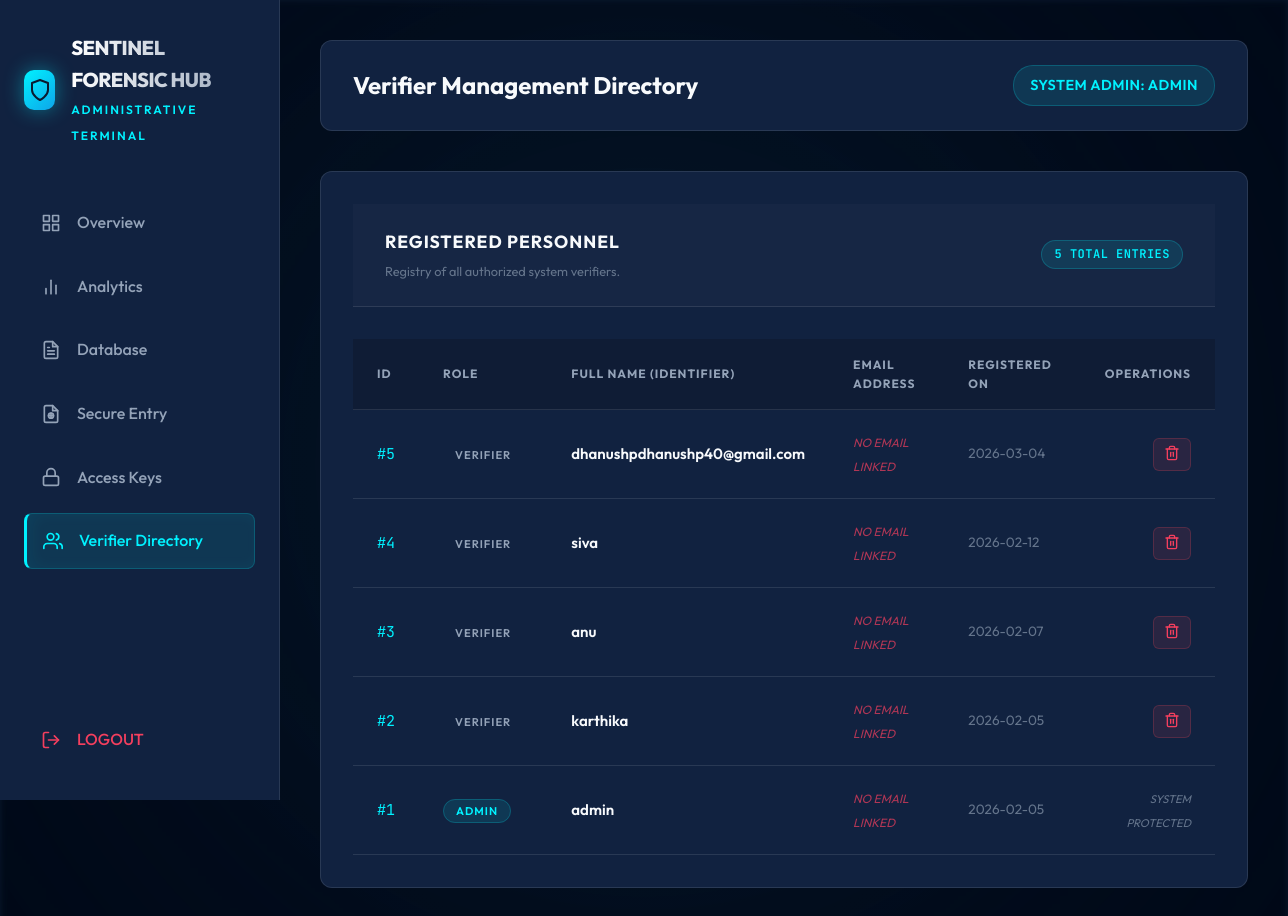
The app's page /admin/users (signed in), older data.
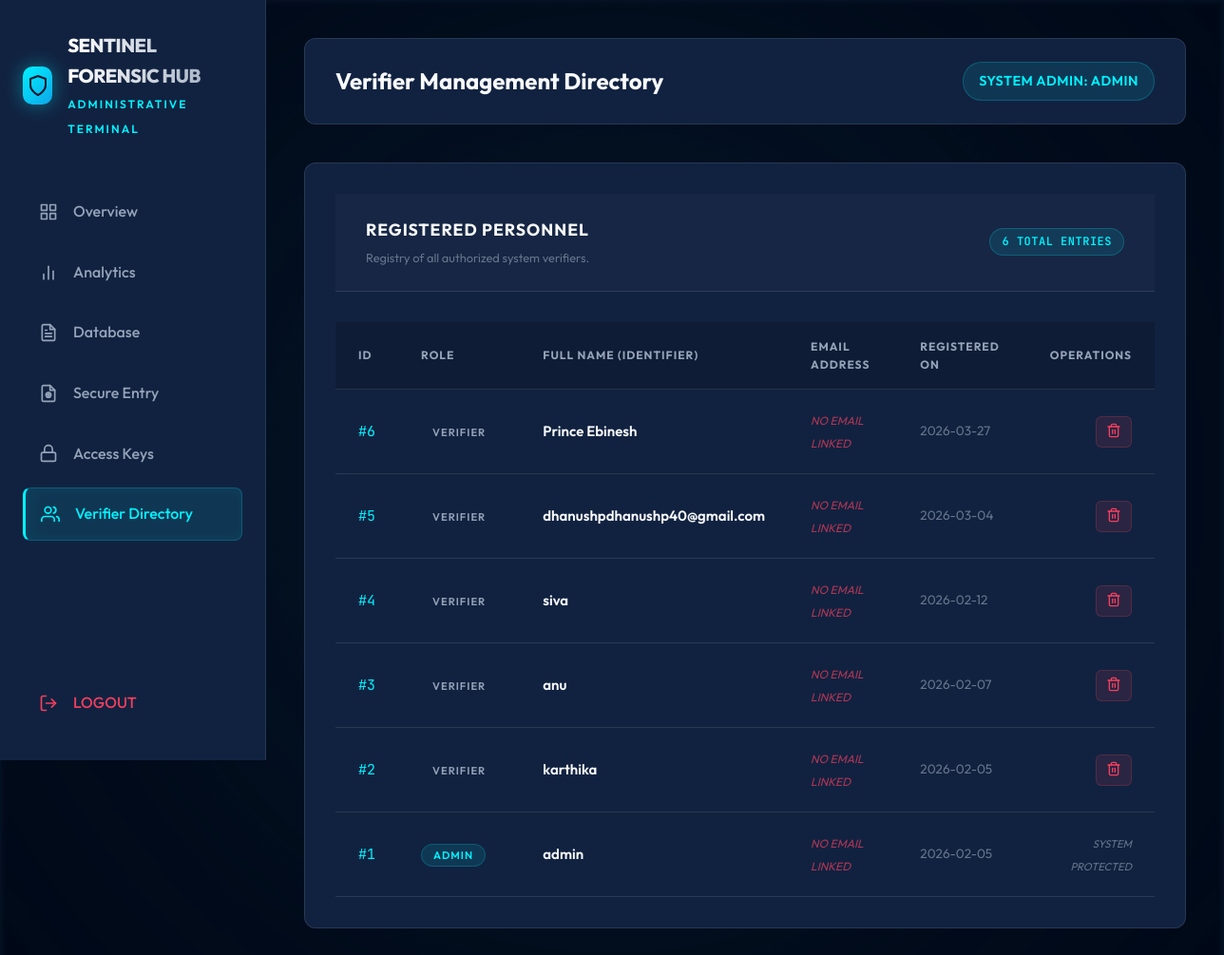
The same page, newer data.
### tables this page shows
CREATE TABLE users (
        id INTEGER PRIMARY KEY AUTOINCREMENT,
        role TEXT,
        username TEXT UNIQUE,
        password_dna TEXT,
        password_hash TEXT,
        created_at TEXT
    );

### app.py (the view)
@app.route("/admin/users")
def admin_users():
    if not require_admin():
        return redirect(url_for("login_admin"))
    conn = get_conn()
    cur = conn.cursor()
    cur.execute("SELECT id, role, username, email, created_at FROM users ORDER BY id DESC")
    users = cur.fetchall()
    conn.close()
    return render_template("admin_users.html", users=users)

### app.py (called while the page is built)
def get_conn():
    conn = sqlite3.connect(DB_PATH)
    conn.row_factory = sqlite3.Row
    return conn

def require_admin():
    if "admin" not in session:
        flash("Admin login required", "error")
        return False
    return True

### templates/admin_users.html (shortened to what this page needs)
{% extends "admin_layout.html" %}
{% block page_title %}Verifier Management Directory{% endblock %}
{% block content %}
<div class="card" style="background: var(--bg-dark-secondary); border: 1px solid var(--glass-border); border-radius: var(--radius-md); overflow: hidden;">
    <div class="card-header" style="padding: 1.5rem 2rem; border-bottom: 1px solid var(--glass-border); display: flex; justify-content: space-between; align-items: center; background: rgba(255,255,255,0.02);">
        <div>
            <h3 style="color: var(--text-primary); margin: 0; font-size: 1.1rem; letter-spacing: 1px;">REGISTERED PERSONNEL</h3>
            <p style="color: var(--text-muted); font-size: 0.8rem; margin-top: 5px;">Registry of all authorized system verifiers.</p>
        </div>
        <div class="badge badge-cyan" style="font-family: 'JetBrains Mono';">{{ users|length }} TOTAL ENTRIES</div>
    </div>
    <div class="table-responsive">
        <table class="table">
            <thead>
                <tr>
                    <th>ID</th>
                    <th>ROLE</th>
                    <th>FULL NAME (IDENTIFIER)</th>
                    <th>EMAIL ADDRESS</th>
                    <th>REGISTERED ON</th>
                    <th style="text-align: right;">OPERATIONS</th>
                </tr>
            </thead>
            <tbody>
                {% for user in users %}
                <tr style="border-bottom: 1px solid rgba(255,255,255,0.05);">
                    <td style="font-family: 'JetBrains Mono'; color: var(--accent-primary);">#{{ user.id }}</td>
                    <td>
                        <span class="badge {% if user.role.lower() == 'admin' %}badge-cyan{% else %}badge-blue{% endif %}" style="font-size: 0.7rem; letter-spacing: 1px;">
                            {{ user.role|upper }}
                        </span>
                    </td>
                    <td>
                        <div style="font-weight: 600; color: var(--text-primary);">{{ user.username }}</div>
                    </td>
                    <td>
                        {% if user.email %}
                            <span style="color: var(--text-secondary); font-size: 0.9rem;">{{ user.email }}</span>
                        {% else %}
                            <span style="color: var(--danger-primary); font-size: 0.75rem; font-style: italic; opacity: 0.7;">NO EMAIL LINKED</span>
                        {% endif %}
                    </td>
                    <td style="color: var(--text-muted); font-size: 0.85rem;">
                        {{ user.created_at[:10] if user.created_at else 'Legacy Record' }}
                    </td>
                    <td style="text-align: right;">
                        {% if user.id != 1 %}
                        <form action="{{ url_for('admin_delete_user', user_id=user.id) }}" method="POST" onsubmit="return confirmVerifierDeletion(event, this, '{{ user.username }}')">
                            <button type="submit" class="btn-icon" title="Terminate Access" style="color: var(--danger-primary); background: rgba(255, 71, 87, 0.1); border: 1px solid rgba(255, 71, 87, 0.2); padding: 6px 10px; border-radius: 6px; cursor: pointer; transition: 0.3s;">
                            </button>
                        </form>
                        {% else %}
                        <span style="color: var(--text-muted); font-size: 0.7rem; font-style: italic;">SYSTEM PROTECTED</span>
                        {% endif %}
                    </td>
                </tr>
                {% endfor %}
            </tbody>
        </table>
    </div>
</div>
{% endblock %}

Row changes from the older to the newer data that the page shows:
added users: id "6", role "VERIFIER", username "Prince Ebinesh", created_at "2026-03-27"
Text that changed along with them:
{{ users|length }}: "5" → "6"
